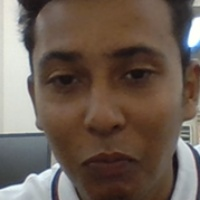
#> input picture FaceRecogServer/images/Fahad/10.jpg, 200 x 200 px, given in place of the camera
$ python 'Contours RealTime Camera.py'
#> lines starting #> are read from the running program, lines starting #| are printed output that depends on the picture; after the words box and inside, x2 and y2 are one past the last pixel; in counts of white or black regions, pixels touching at a corner belong together
#> further down, liveImg is the input picture: shape (200, 200, 3); mean B, G, R 83.1, 93.7, 108.9
import cv2
import numpy as np
def Contours(img):
    #black=np.zeros((img.shape[0],img.shape[1],3))
    gray=cv2.cvtColor(img,cv2.COLOR_BGR2GRAY)
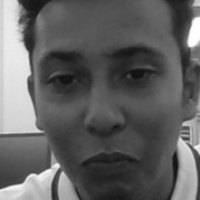
#> gray: shape (200, 200); min 16, max 255, mean 97.1
    cannyEdges=cv2.Canny(gray,30,200)
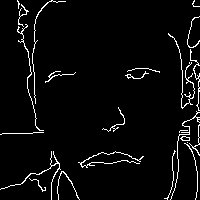
#> cannyEdges: shape (200, 200); 4.2% white in thin lines or dots
    contours,hierarchy=cv2.findContours(cannyEdges,cv2.RETR_EXTERNAL,cv2.CHAIN_APPROX_NONE)
#> contours = 24 contours, 19 with area under 20; largest, box (x1, y1, x2, y2) and area: (180, 136, 190, 141) 28, (0, 151, 61, 200) 28, (168, 33, 195, 109) 24, (78, 151, 144, 168) 22, (17, 24, 44, 131) 22
    #ret = cv2.drawContours(black, contours, -1, (0, 255, 0), 2)
    ret=cv2.drawContours(img,contours,-1,(0,255,0),2)
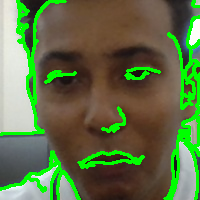
#> ret: shape (200, 200, 3); mean B, G, R 70.2, 113.7, 94.7
    return ret

cap=cv2.VideoCapture(0)
while True:
    ret,liveImg=cap.read()
    cv2.namedWindow("Live Contours", cv2.WINDOW_NORMAL)
    cv2.resize(liveImg, (600, 600))
    cv2.imshow("Live Contours", Contours(liveImg))
    if cv2.waitKey(1)==13:
#> (key Esc is pressed here)
        break
cap.release()
cv2.destroyAllWindows()

$ run again, on FaceRecogServer/images/Fahad/100.jpg
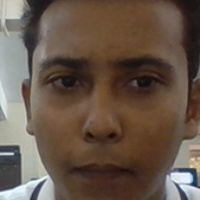
#> input picture FaceRecogServer/images/Fahad/100.jpg, 200 x 200 px, given in place of the camera
#> liveImg is the input picture: shape (200, 200, 3); mean B, G, R 74, 86.7, 103.6
#> in Contours, `cannyEdges=cv2.Canny(gray,30,200)`:
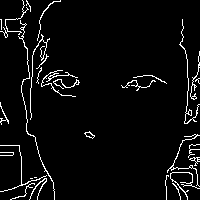
#> cannyEdges: shape (200, 200); 4.6% white in thin lines or dots
#> contours = 29 contours, 20 with area under 20; largest, box (x1, y1, x2, y2) and area: (84, 131, 95, 139) 35, (18, 20, 55, 200) 32, (41, 70, 78, 97) 32, (179, 19, 200, 124) 30, (167, 134, 200, 187) 29
#> in Contours, `ret=cv2.drawContours(img,contours,-1,(0,255,0),2)`:
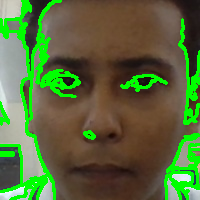
#> ret: shape (200, 200, 3); mean B, G, R 59.4, 107.6, 87.4

$ run again, on FaceRecogServer/images/Fahad/11.jpg
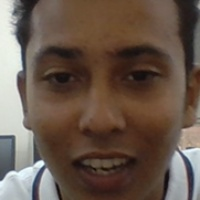
#> input picture FaceRecogServer/images/Fahad/11.jpg, 200 x 200 px, given in place of the camera
#> liveImg is the input picture: shape (200, 200, 3); mean B, G, R 75.6, 87.2, 104.4
#> in Contours, `cannyEdges=cv2.Canny(gray,30,200)`:
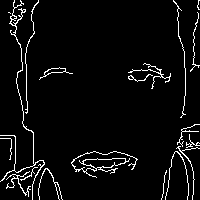
#> cannyEdges: shape (200, 200); 4.8% white in thin lines or dots
#> contours = 19 contours, 14 with area under 20; largest, box (x1, y1, x2, y2) and area: (71, 151, 138, 178) 328, (0, 0, 45, 200) 91, (39, 67, 73, 80) 84, (6, 171, 31, 197) 24, (128, 74, 153, 82) 20
#> in Contours, `ret=cv2.drawContours(img,contours,-1,(0,255,0),2)`:
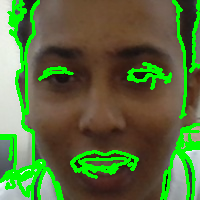
#> ret: shape (200, 200, 3); mean B, G, R 60.8, 109.9, 88.2

$ run again, on FaceRecogServer/images/Fahad/12.jpg
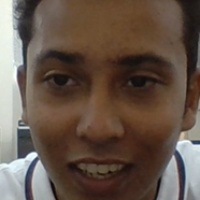
#> input picture FaceRecogServer/images/Fahad/12.jpg, 200 x 200 px, given in place of the camera
#> liveImg is the input picture: shape (200, 200, 3); mean B, G, R 73.4, 84.9, 101.7
#> in Contours, `cannyEdges=cv2.Canny(gray,30,200)`:
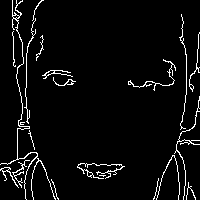
#> cannyEdges: shape (200, 200); 4.7% white in thin lines or dots
#> contours = 20 contours, 12 with area under 20; largest, box (x1, y1, x2, y2) and area: (0, 0, 56, 200) 82, (77, 163, 125, 179) 44, (0, 167, 19, 188) 37, (42, 70, 73, 79) 36, (128, 59, 176, 91) 32, (53, 77, 76, 86) 30, (189, 32, 200, 92) 23, (174, 96, 200, 200) 22
#> in Contours, `ret=cv2.drawContours(img,contours,-1,(0,255,0),2)`:
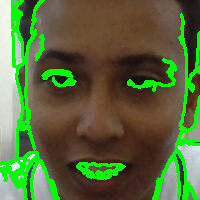
#> ret: shape (200, 200, 3); mean B, G, R 58.8, 106.1, 85.9
